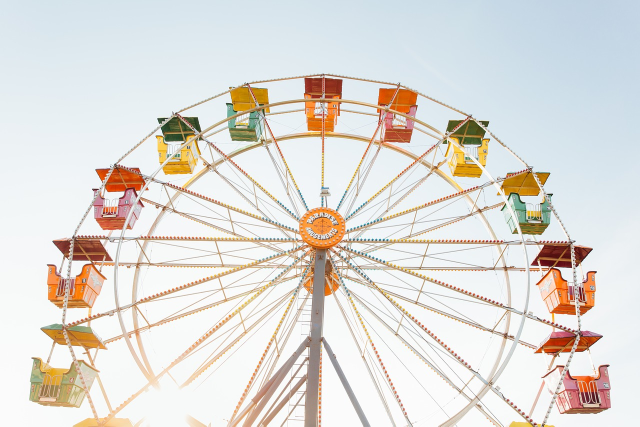
#> input picture 05장 이미지 프로세싱/예제 05.26 Python OpenCV의 라플라시안 피라미드/ferris-wheel.jpg, 1280 x 853 px (shown at 1/2 size)
$ python main.py
#> lines starting #> are read from the running program, lines starting #| are printed output that depends on the picture
import cv2

src = cv2.imread("ferris-wheel.jpg")
#> src is the input picture: shape (853, 1280, 3); mean B, G, R 215.5, 220.3, 223.4
gaussian_pyramid = []
laplacian_pyramid = []
sizes = []

num_levels = 4
temp = src.copy()
for i in range(num_levels):
    down = cv2.pyrDown(temp)
    gaussian_pyramid.append(down)
    temp = down.copy()
    sizes.append((down.shape[1], down.shape[0]))
#> this loop made 4 passes
#> pass 1, `down = cv2.pyrDown(temp)`:
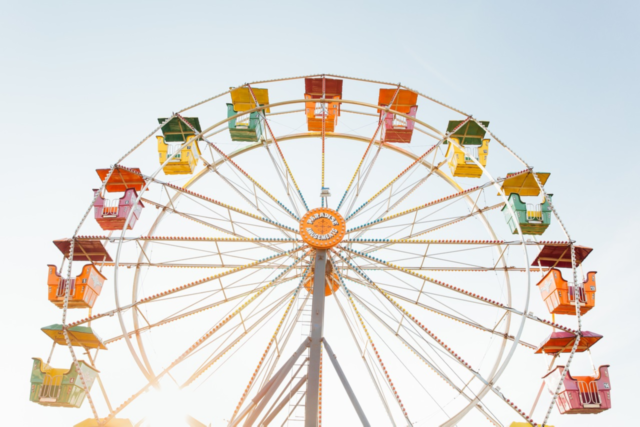
#> down: shape (427, 640, 3); mean B, G, R 215.5, 220.3, 223.4
#> pass 2, `down = cv2.pyrDown(temp)`:
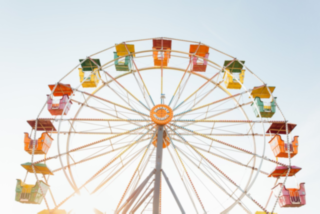
#> down: shape (214, 320, 3); mean B, G, R 215.6, 220.3, 223.5
#> pass 3, `down = cv2.pyrDown(temp)`:
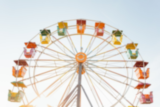
#> down: shape (107, 160, 3); mean B, G, R 215.6, 220.3, 223.4
#> after the loop:
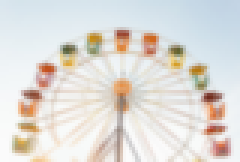
#> temp: shape (54, 80, 3) (shown 3 times larger); mean B, G, R 215.8, 220.5, 223.5
#> after the loop, gaussian_pyramid = 4 items; sizes = [(640, 427), (320, 214), (160, 107), (80, 54)]

for i in range(num_levels - 1):
    up = cv2.pyrUp(gaussian_pyramid[i + 1], dstsize=sizes[i])
    laplacian = cv2.subtract(gaussian_pyramid[i], up)
    laplacian_pyramid.append(laplacian)
#> this loop made 3 passes
#> pass 1, `up = cv2.pyrUp(gaussian_pyramid[i + 1], dstsize=sizes[i])`:
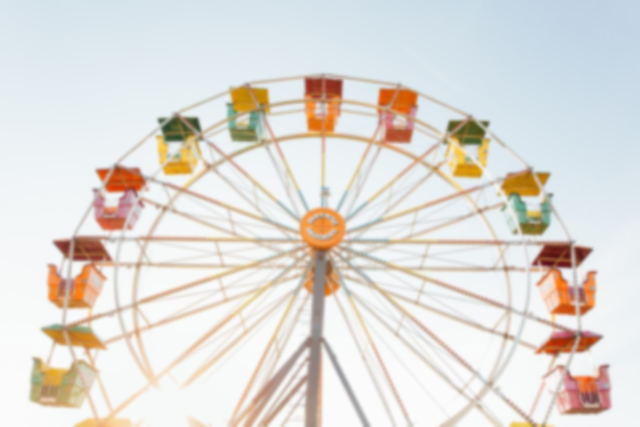
#> up: shape (427, 640, 3); mean of channels 0, 1, 2 215.6, 220.3, 223.5; drawn as B, G, R
#> pass 1, `laplacian = cv2.subtract(gaussian_pyramid[i], up)`:
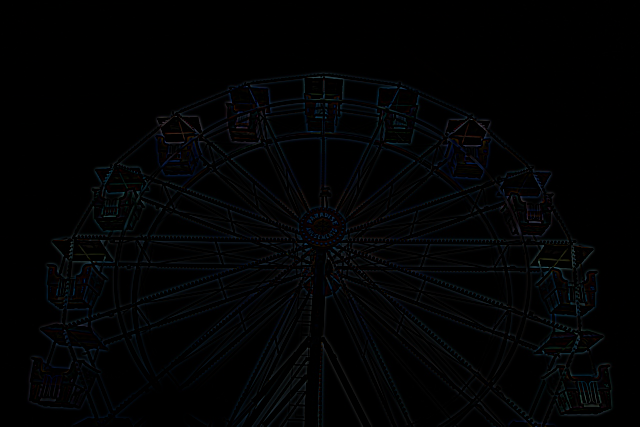
#> laplacian: shape (427, 640, 3); mean of channels 0, 1, 2 3.5, 2.7, 2; drawn as B, G, R
#> pass 2, `up = cv2.pyrUp(gaussian_pyramid[i + 1], dstsize=sizes[i])`:
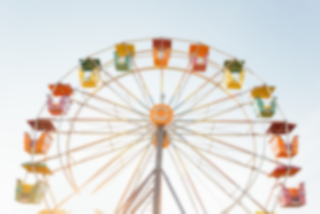
#> up: shape (214, 320, 3); mean of channels 0, 1, 2 215.6, 220.4, 223.5; drawn as B, G, R
#> after the loop, laplacian_pyramid = 3 items

cv2.imshow("gaussianPyramid_0", gaussian_pyramid[0])
cv2.imshow("laplacianPyramid_0", laplacian_pyramid[0])
cv2.waitKey(0)
cv2.destroyAllWindows()
